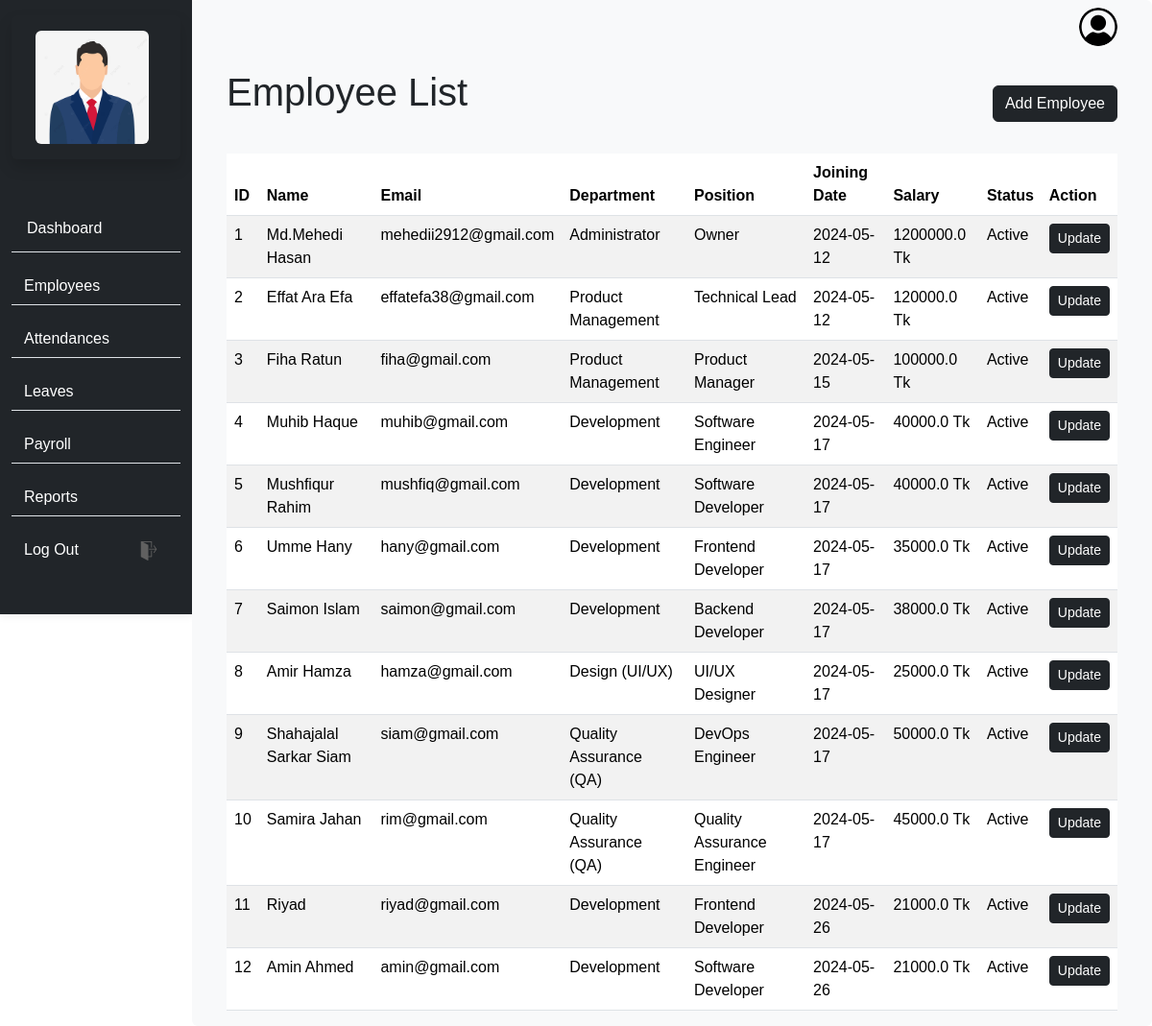
The app's page /admin/Employee_List with its own data.
### app/database/models.py (models this page shows, shortened)
class Employee(db.Model):
    id = db.Column(db.Integer, primary_key=True)
    name = db.Column(db.String(100), nullable=False)
    email = db.Column(db.String(100), nullable=True)
    password = db.Column(db.String(100), nullable=False)
    position = db.Column(db.String(100), nullable=False)
    department = db.Column(db.String(100), nullable=False)
    joining_date = db.Column(db.Date, nullable=False, default=datetime.utcnow().date())
    salary = db.Column(db.Float, nullable=False)
    status = db.Column(db.String(20), nullable=False)
    is_admin = db.Column(db.Boolean, nullable=False, default=False)
    attendance = db.relationship('Attendance', backref='employee', lazy=True)
    leaves = db.relationship('Leave', backref='employee', lazy=True)
    salary_details = db.relationship('Salary', backref='employee', lazy=True)

### app/routes/main.py (the view)
@main_bp.route('/admin/Employee_List')
def employeeList():
    user_dict = session.get('user_dict')
    employees = Employee.query.all()
    return render_template('Admin_Employee_EmployeeList.html', user=user_dict, employees=employees)

### app/templates/Admin_Employee_EmployeeList.html (shortened to what this page needs)
{% extends 'Admin.html' %}
{% block main %}
<div class="container-fluid">
  <div class="row mb-3">
    <div class="col-md-6">
      <h1 class="mb-4">Employee List</h1>
    </div>
    <div class="col-md-6 d-flex justify-content-md-end align-items-center">
      <a class="btn btn-dark text-white" href="{{ url_for('main_bp.addEmployee') }}">Add Employee</a>
    </div>
  </div>
  <div class="table-responsive">
    <table class="table table-striped">
      <thead>
        <tr>
          <th>ID</th>
          <th>Name</th>
          <th>Email</th>
          <th>Department</th>
          <th>Position</th>
          <th>Joining Date</th>
          <th>Salary</th>
          <th>Status</th>
          <th>Action</th>
        </tr>
      </thead>
      <tbody>
        {% for employee in employees %}
        <tr>
          <td>{{ employee.id }}</td>
          <td>{{ employee.name }}</td>
          <td>{{ employee.email }}</td>
          <td>{{ employee.department }}</td>
          <td>{{ employee.position }}</td>
          <td>{{ employee.joining_date }}</td>
          <td>{{ employee.salary }} Tk</td>
          <td>{{ employee.status }}</td>
          <td>
            <a href="{{ url_for('main_bp.updateEmployee', id=employee.id) }}" class="btn btn-dark btn-sm">Update</a>
          </td>
        </tr>
        {% endfor %}
      </tbody>
    </table>
  </div>
</div>
{% endblock %}

### app/templates/Admin.html (shortened to what this page needs)
{% extends 'base.html' %}
{% block body %}
<div class="container-fluid h-100">
  <div class="row h-100">
    <div class="h-100 container-fluid col-sm-12 col-md-3 col-lg-2 d-md-block bg-dark sidebar">
      <div class="py-3 rounded my-3 border-2 border-light px-1 d-flex justify-content-center align-items-center shadow" style="height: 150px;">
        <img
          src="{{ url_for('static', filename='photos/user.jpg') }}"
          alt="Admin Icon"
          class="me-2 rounded"
          style="max-height: 100%;"
        />
      </div>
      <div class="pt-3">
        <ul class="nav flex-column">
          <li class="nav-item border-bottom mt-3">
            <a class="nav-link active text-white my-1" aria-current="page" href="{{ url_for('main_bp.admin') }}">Dashboard</a>
          </li>
          <li class="nav-item border-bottom mt-3">
            <button class="btn text-start text-white w-100" type="button" data-bs-toggle="collapse" data-bs-target="#employeeDropdown" aria-expanded="false" aria-controls="employeeDropdown">
              Employees
            </button>
          </li>
          <li class="nav-item border-bottom  mt-3">
            <button class="btn text-start text-white w-100" type="button" data-bs-toggle="collapse" data-bs-target="#attendanceDropdown" aria-expanded="false" aria-controls="attendanceDropdown">
              Attendances
            </button>
          </li>
          <li class="nav-item border-bottom  mt-3">
            <button class="btn text-start text-white w-100" type="button" data-bs-toggle="collapse" data-bs-target="#leaveDropdown" aria-expanded="false" aria-controls="leaveDropdown">
              Leaves
            </button>
          </li>
          <li class="nav-item border-bottom  mt-3">
            <button class="btn text-start text-white w-100" type="button" data-bs-toggle="collapse" data-bs-target="#payrollDropdown" aria-expanded="false" aria-controls="payrollDropdown">
              Payroll
            </button>
          </li>
          <li class="nav-item border-bottom  mt-3">
            <button class="btn text-start text-white w-100" type="button" data-bs-toggle="collapse" data-bs-target="#reportDropdown" aria-expanded="false" aria-controls="reportDropdown">
              Reports
            </button>
          </li>
        </ul>
      </div>
      <div class="mt-3 mb-5">
        <div class="row align-items-center mb-5">
          <div class="col-8">
            <button class="btn w-100 text-white text-start">
              <a class="nav-link text-white" href="{{ url_for('auth_bp.logout') }}">Log Out</a>
            </button>
          </div>
          <div class="col-2">
            <img
            src="{{ url_for('static', filename='photos/logout.png') }}"
            alt="Admin Icon"
            class="me-2"
            style="max-height: 20px"
          />
          </div>
        </div>
      </div>
    </div>
    <main class="col-md-9 bg-light rounded align-items-end ms-sm-auto col-lg-10 px-md-4">
      <div class="container my-2">
        <div class="d-flex justify-content-end align-items-center">
          <div class="ms-2">
          </div>
          <div class="dropdown">
            <img src="{{ url_for('static', filename='photos/user.png') }}" alt="Button" class="border-2 border-dark rounded-circle dropdown-toggle" style="width: 40px; height: 40px;" data-bs-toggle="dropdown">
          </div>
        </div>
      </div>
        {% block main %}{% endblock %}
      </div>
  </div>
{% endblock %}

### app/templates/base.html (shortened to what this page needs)
<!doctype html>
<html lang="en">
  <head>
    <link href="https://cdn.jsdelivr.net/npm/bootstrap@5.3.3/dist/css/bootstrap.min.css" rel="stylesheet">
  </head>
  <body>
    {% block body %}{% endblock %}
  </body>
</html>

### app/templates/base.html (style rules this page uses)
body { font-family: Arial, sans-serif; }

### app/templates/Admin.html (style rules this page uses)
.sidebar { box-shadow: 0px 0px 10px rgba(0, 0, 0, 0.1); }
.nav-link { font-size: 1rem; }

### records on screen
Employee: id "1", name "Md.Mehedi Hasan", email "mehedii2912@gmail.com", department "Administrator", position "Owner", joining_date "2024-05-12", salary "1200000.0", status "Active"
Employee: id "2", name "Effat Ara Efa", email "effatefa38@gmail.com", department "Product Management", position "Technical Lead", joining_date "2024-05-12", salary "120000.0", status "Active"
Employee: id "3", name "Fiha Ratun", email "fiha@gmail.com", department "Product Management", position "Product Manager", joining_date "2024-05-15", salary "100000.0", status "Active"
Employee: id "4", name "Muhib Haque", email "muhib@gmail.com", department "Development", position "Software Engineer", joining_date "2024-05-17", salary "40000.0", status "Active"
Employee: id "5", name "Mushfiqur Rahim", email "mushfiq@gmail.com", department "Development", position "Software Developer", joining_date "2024-05-17", salary "40000.0", status "Active"
Employee: id "6", name "Umme Hany", email "hany@gmail.com", department "Development", position "Frontend Developer", joining_date "2024-05-17", salary "35000.0", status "Active"
Employee: id "7", name "Saimon Islam", email "saimon@gmail.com", department "Development", position "Backend Developer", joining_date "2024-05-17", salary "38000.0", status "Active"
Employee: id "8", name "Amir Hamza", email "hamza@gmail.com", department "Design (UI/UX)", position "UI/UX Designer", joining_date "2024-05-17", salary "25000.0", status "Active"
Employee: id "9", name "Shahajalal Sarkar Siam", email "siam@gmail.com", department "Quality Assurance (QA)", position "DevOps Engineer", joining_date "2024-05-17", salary "50000.0", status "Active"
Employee: id "10", name "Samira Jahan", email "rim@gmail.com", department "Quality Assurance (QA)", position "Quality Assurance Engineer", joining_date "2024-05-17", salary "45000.0", status "Active"
Employee: id "11", name "Riyad", email "riyad@gmail.com", department "Development", position "Frontend Developer", joining_date "2024-05-26", salary "21000.0", status "Active"
Employee: id "12", name "Amin Ahmed", email "amin@gmail.com", department "Development", position "Software Developer", joining_date "2024-05-26", salary "21000.0", status "Active"
